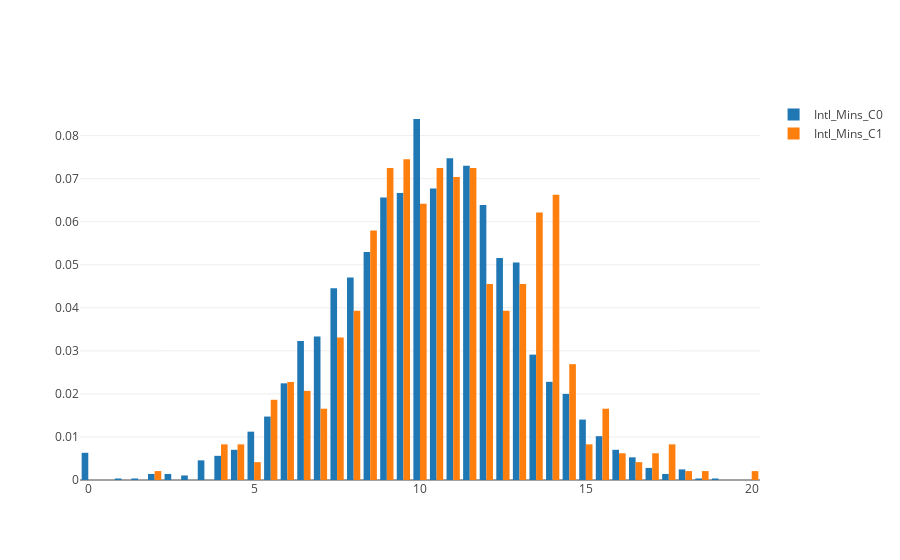

Here is the notebook cell this chart was saved with:
### Markdown cell above
### Inference from above two graphs is that if the evening or night minutes are around 210-220 probability of churn is at peak

### Code cell
filtered_by_churn_0 = df5.filter(F.col('churn') == 0).select(F.col('Intl_Mins').alias('Intl_Mins_C0'))
filtered_by_churn_1 = df5.filter(F.col('churn') == 1).select(F.col('Intl_Mins').alias('Intl_Mins_C1'))
data = Data([
        Histogram(x=filtered_by_churn_0.toPandas()['Intl_Mins_C0'], name="Intl_Mins_C0", histnorm='probability'),
        Histogram(x=filtered_by_churn_1.toPandas()['Intl_Mins_C1'], name="Intl_Mins_C1", histnorm='probability')
    ])

iplot(data, filename="Intl_Mins")

### Figure 1 — Plotly figure (JSON) as saved in the notebook; plotly's stock layout.template omitted (floating-point values rounded to 4 significant figures; data arrays with more than 128 entries replaced by an {"elided": "..."} marker saying what was removed)
{"data": [{"histnorm": "probability", "name": "Intl_Mins_C0", "type": "histogram", "x": {"elided": "2850 float values"}}, {"histnorm": "probability", "name": "Intl_Mins_C1", "type": "histogram", "x": {"elided": "483 float values"}}], "layout": {}}
